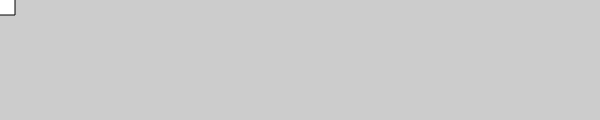
Frame 1 (no input)
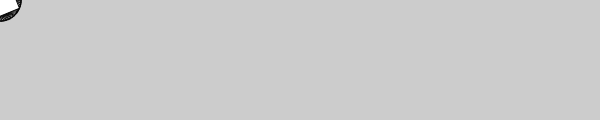
Frame 60 (no input)
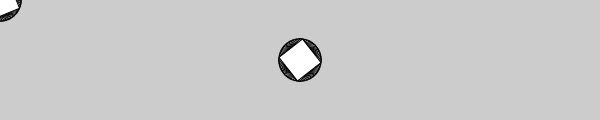
Frame 120 (the mouse pressed at the canvas centre since frame 60)

The p5.js sketch that drew these frames (run headless with seeded random() and noise() and a simulated clock; from frame 60 on, the mouse is pressed at the canvas centre):

// p5.js sketch
// ── sketch.js
var angle = 0.0;

function setup() {
  createCanvas(600, 120);
  background(204);
}

function draw() {
  translate(mouseX, mouseY);
  rotate(angle);
  rect(-15, -15, 30, 30);
  angle += 0.1;
}
